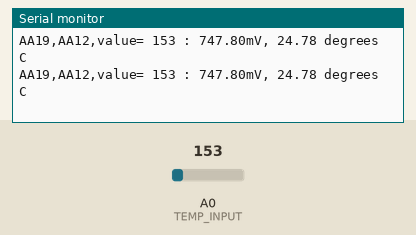
Recording of a sketch running on a simulated Arduino Uno, built with avr-gcc and run on an emulated ATmega328P. Parts: the last lines printed to the serial monitor. Inputs (shaded band) come from the test bench; at power-on: A0 (TEMP_INPUT) = 153.

Above: at 1.2 s.
1.3 s: A0 (TEMP_INPUT) set to 129
At 1.32 s:
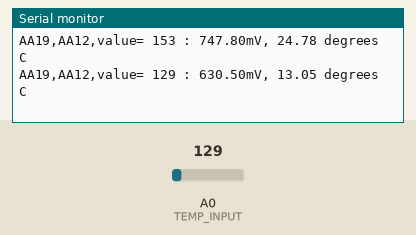
4.3 s: A0 (TEMP_INPUT) set to 114
At 4.37 s:
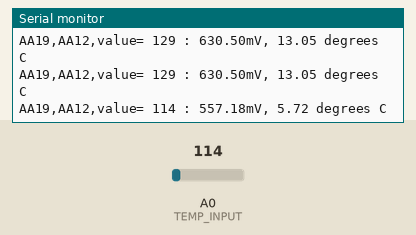
Timing chart, 0 to 7.3 s (numbered marks = the images above; inputs shaded):
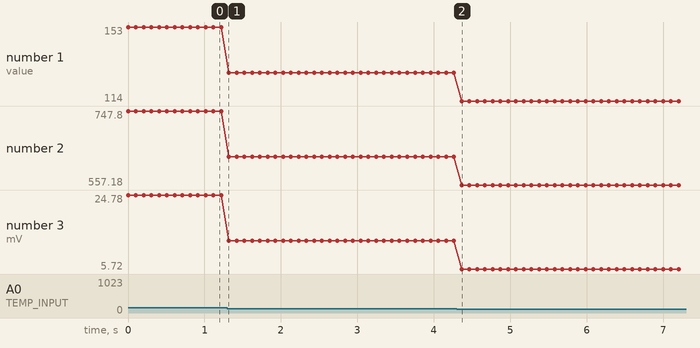

The sketch:

tmp36.ino
```cpp
//
// AA00, TMP36 sensor
//

#define TEMP_INPUT 0
// or  int TEMP_INPUT = 0;

void setup() {
  Serial.begin(9600);
}

void loop() {
   //getting the voltage reading from the temperature sensor
  int value = analogRead(TEMP_INPUT);
  // Print value
  Serial.print("AA19,AA12,value= ");
  Serial.print(value);
  Serial.print(" : ");

  float voltage=value * 5.0 * 1000;
  voltage/=1023.0;

  Serial.print(voltage);
  Serial.print("mV, ");
  float temperatureC= (voltage-500) / 10;
  Serial.print(temperatureC);
  Serial.println(" degrees C");

  delay(100);
}
```

Measured:
- after the input at 1.3 s, the serial monitor: prints a new line at once (image 1)
- after the input at 4.3 s, the serial monitor: prints a new line after 0.06 s (image 2)
- plotted number 1: 153 → 129 after the input at 1.3 s, 129 → 114 after the input at 4.3 s
- plotted number 2: 747.8 → 630.5 after the input at 1.3 s, 630.5 → 557.18 after the input at 4.3 s
- plotted number 3: 24.78 → 13.05 after the input at 1.3 s, 13.05 → 5.72 after the input at 4.3 s
